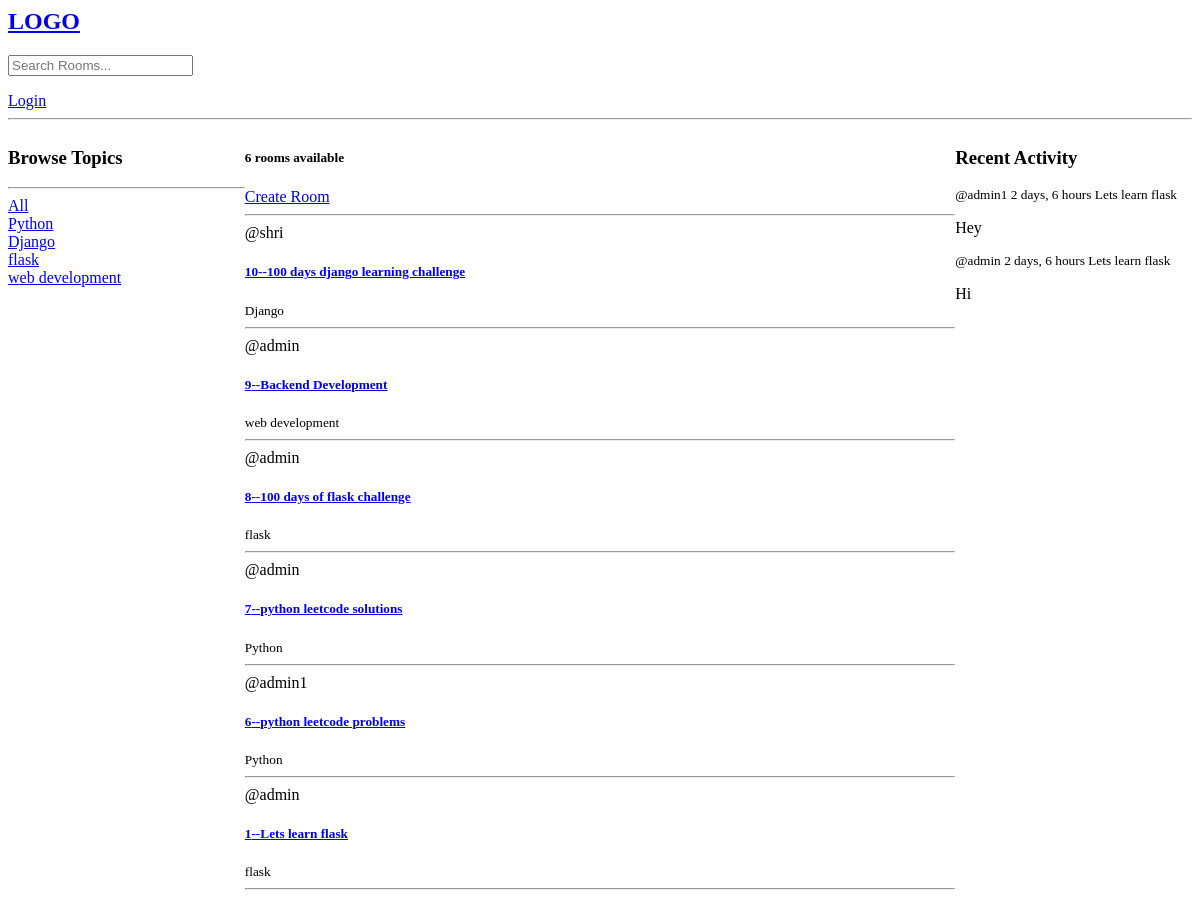
The app's page /, older data.
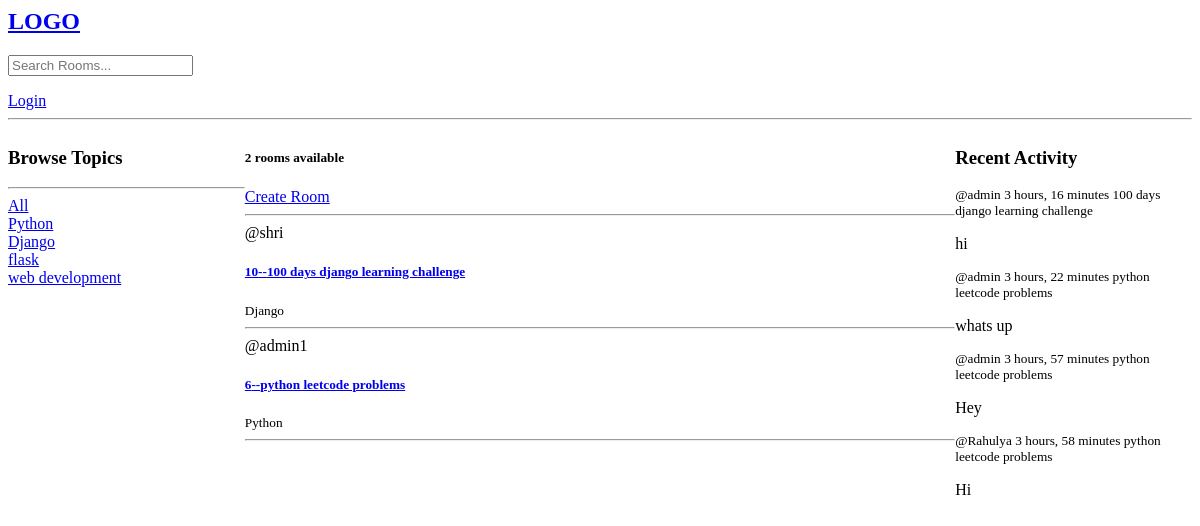
The same page, newer data.
### base/models.py (models this page shows, shortened)
class Topic(models.Model):
    name = models.CharField(max_length=200)

class Room(models.Model):
    host = models.ForeignKey(User, on_delete=models.SET_NULL, null=True,blank=True)
    topic = models.ForeignKey(Topic, on_delete=models.SET_NULL, null=True, blank=True)
    name = models.CharField(max_length=100)
    description = models.TextField(null=True, blank=True)
    paraticipants = models.ManyToManyField(User, related_name='participants', blank=True)
    updated = models.DateTimeField(auto_now=True)
    created = models.DateTimeField(auto_now_add=True)
    def __str__(self):
        return self.name
    class Meta:
        ordering = ('-updated','-created')

class Message(models.Model):
    user = models.ForeignKey(User, on_delete=models.CASCADE)
    room = models.ForeignKey(Room, on_delete=models.CASCADE)
    body = models.TextField()
    updated = models.DateTimeField(auto_now=True)
    created = models.DateTimeField(auto_now_add=True)
    def __str__(self):
        return self.body[0:50]
    class Meta:
        ordering = ('-updated','-created')

### base/views.py (the view)
# urls.py: path('',views.home,name='home'),
def home(request):
    q = request.GET.get('q') if request.GET.get('q') !=  None  else ''
    rooms = Room.objects.filter(
        Q(topic__name__icontains = q) |
        Q(name__icontains = q) |
        Q(description__icontains = q)
    )
    room_messages = Message.objects.all()
    topics = Topic.objects.all()
    room_count = rooms.count()
    context = {'rooms':rooms, 'topics':topics,'room_count':room_count, 'room_messages':room_messages}
    return render(request, 'base/home.html',context)

### base/templates/base/home.html (shortened to what this page needs)
{% extends "main.html" %} {% block content %}
<div class="home-container">
  <div>
    <h3>Browse Topics</h3>
    <hr />
    <div>
      <a href=" {% url 'home'%}">All</a>
    </div>
    {% for topic in topics %}
    <div>
      <a href=" {% url 'home'%}?q={{topic.name}}">{{topic.name}}</a>
    </div>
    {% endfor %}
  </div>
  <div>
    <h5>{{room_count}} rooms available</h5>
    <a href="{% url 'create-room' %}">Create Room </a>
    <hr />
    {% for room in rooms %}
    <div>
      <span> @{{room.host.username}}</span>
      <h5>
        <a href=" {% url 'room' room.id %}">{{room.id}}--{{room.name}} </a>
      </h5>
      <small>{{room.topic.name}}</small><br />
      <hr />
    </div>
    {% endfor %}
  </div>
  <div>
    <h3>Recent Activity</h3>
    {% for message in room_messages %}
    <div>
      <small>@{{message.user}}  {{message.created|timesince}} </small>
      <small>{{message.room}}</small>
      <p>{{message}}</p>
    </div>
    {% endfor %}
  </div>
</div>
{% endblock %}

### templates/main.html (shortened to what this page needs)
<html lang="en">
  <head>
  </head>
  <body>
    {% extends "navbar.html" %}

### templates/navbar.html
<nav>
  <a href="{% url 'home' %}"> <h1>LOGO</h1> </a>
  <form method="GET" action="{% url 'home' %}">
    <input type="text" name="q" placeholder="Search Rooms..." />
  </form>
  {% if request.user.is_authenticated %}
    <p>Hello {{request.user}}</p>
    <a href="{% url 'logout' %}">Logout</a>
  {% else %}
    <a href="{% url 'login' %}">Login</a>
  {% endif %}
  <hr />
</nav>
{% block content %} {% endblock %}

### base/templates/base/home.html (style rules this page uses)
.home-container { display: grid; grid-template-columns: 1fr 3fr 1fr; }

Row changes from the older to the newer data that the page shows:
removed Room: host.username "admin", id "9", name "Backend Development", topic.name "web development"
removed Room: host.username "admin", id "8", name "100 days of flask challenge", topic.name "flask"
removed Room: host.username "admin", id "7", name "python leetcode solutions", topic.name "Python"
removed Room: host.username "admin", id "1", name "Lets learn flask", topic.name "flask"
removed Message: user "admin1", created "2 days, 6 hours", room "Lets learn flask", body "Hey"
removed Message: user "admin", created "2 days, 6 hours", room "Lets learn flask", body "Hi"
added Message: user "admin", created "3 hours, 16 minutes", room "100 days django learning challenge", body "hi"
added Message: user "admin", created "3 hours, 22 minutes", room "python leetcode problems", body "whats up"
added Message: user "admin", created "3 hours, 57 minutes", room "python leetcode problems", body "Hey"
added Message: user "Rahulya", created "3 hours, 58 minutes", room "python leetcode problems", body "Hi"
Text that changed along with them:
{{ room_count }}: "6" → "2"
